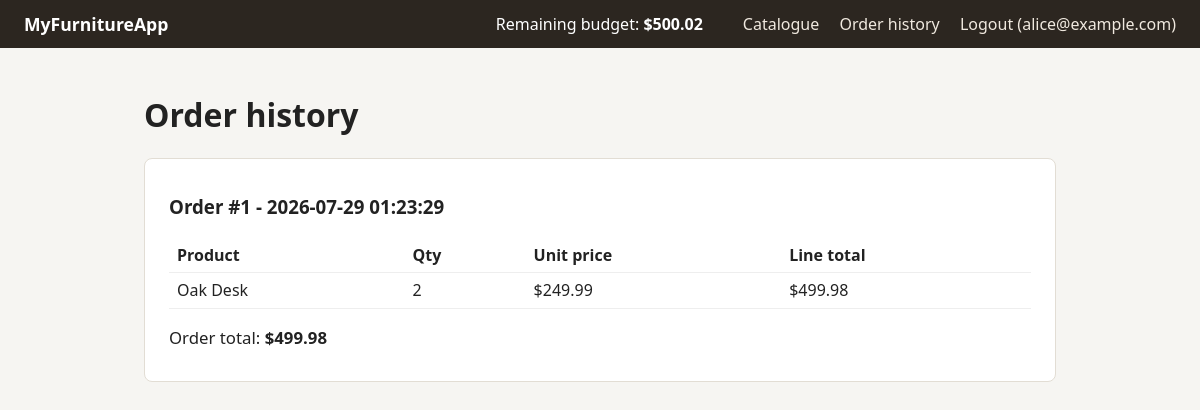
/orders (signed in), run on the app's committed database.
### tables this page shows
CREATE TABLE users (
    id INTEGER PRIMARY KEY AUTOINCREMENT,
    email TEXT UNIQUE NOT NULL,
    password_hash TEXT NOT NULL,
    budget_total REAL NOT NULL,
    budget_spent REAL NOT NULL DEFAULT 0
);

CREATE TABLE orders (
    id INTEGER PRIMARY KEY AUTOINCREMENT,
    user_id INTEGER NOT NULL,
    created_at TEXT NOT NULL,
    total_amount REAL NOT NULL,
    FOREIGN KEY (user_id) REFERENCES users (id)
);

CREATE TABLE order_items (
    id INTEGER PRIMARY KEY AUTOINCREMENT,
    order_id INTEGER NOT NULL,
    product_id INTEGER NOT NULL,
    quantity INTEGER NOT NULL,
    unit_price REAL NOT NULL,
    FOREIGN KEY (order_id) REFERENCES orders (id),
    FOREIGN KEY (product_id) REFERENCES products (id)
);

CREATE TABLE products (
    id INTEGER PRIMARY KEY AUTOINCREMENT,
    name TEXT NOT NULL,
    description TEXT NOT NULL,
    price REAL NOT NULL,
    image_url TEXT NOT NULL
);

### app.py (the view)
@app.route("/orders")
def orders():
    user = current_user()
    if user is None:
        return redirect(url_for("login"))
    orders_with_items = [
        {"order": order, "items": db.get_items_for_order(order["id"])}
        for order in db.get_orders_for_user(user["id"])
    ]
    remaining_budget = user["budget_total"] - user["budget_spent"]
    return render_template(
        "orders.html", user=user, orders=orders_with_items, remaining_budget=remaining_budget
    )

### app.py (called while the page is built)
def current_user():
    user_id = session.get("user_id")
    if user_id is None:
        return None
    return db.get_user_by_id(user_id)

### db.py (called while the page is built)
def get_db():
    conn = sqlite3.connect(DB_PATH)
    conn.row_factory = sqlite3.Row  # lets us access columns by name, e.g. row["email"]
    return conn

def get_user_by_id(user_id):
    conn = get_db()
    user = conn.execute("SELECT * FROM users WHERE id = ?", (user_id,)).fetchone()
    conn.close()
    return user

def get_orders_for_user(user_id):
    conn = get_db()
    orders = conn.execute(
        "SELECT * FROM orders WHERE user_id = ? ORDER BY created_at DESC", (user_id,)
    ).fetchall()
    conn.close()
    return orders

def get_items_for_order(order_id):
    conn = get_db()
    items = conn.execute(
        "SELECT order_items.*, products.name AS product_name "
        "FROM order_items JOIN products ON order_items.product_id = products.id "
        "WHERE order_id = ?",
        (order_id,),
    ).fetchall()
    conn.close()
    return items

### templates/orders.html
{% extends "base.html" %}
{% block content %}
<h1>Order history</h1>
{% if orders %}
    {% for entry in orders %}
    <div class="order-card">
        <h3>Order #{{ entry['order']['id'] }} - {{ entry['order']['created_at'] }}</h3>
        <table>
            <tr><th>Product</th><th>Qty</th><th>Unit price</th><th>Line total</th></tr>
            {% for item in entry['items'] %}
            <tr>
                <td>{{ item['product_name'] }}</td>
                <td>{{ item['quantity'] }}</td>
                <td>${{ "%.2f"|format(item['unit_price']) }}</td>
                <td>${{ "%.2f"|format(item['unit_price'] * item['quantity']) }}</td>
            </tr>
            {% endfor %}
        </table>
        <p class="cart-total">Order total: <strong>${{ "%.2f"|format(entry['order']['total_amount']) }}</strong></p>
    </div>
    {% endfor %}
{% else %}
    <p>No orders yet - place one from the catalogue page.</p>
{% endif %}
{% endblock %}

### templates/base.html (shortened to what this page needs)
<!doctype html>
<html lang="en">
<head>
    <link rel="stylesheet" href="{{ url_for('static', filename='style.css') }}">
</head>
<body>
    <header class="topbar">
        <div class="brand">MyFurnitureApp</div>
        {% if user %}
            <div class="budget">Remaining budget: <strong>${{ "%.2f"|format(remaining_budget) }}</strong></div>
            <nav>
                <a href="{{ url_for('home') }}">Catalogue</a>
                <a href="{{ url_for('orders') }}">Order history</a>
                <a href="{{ url_for('logout') }}">Logout ({{ user['email'] }})</a>
            </nav>
        {% endif %}
    </header>
    <main>
        {% block content %}{% endblock %}
    </main>
</body>
</html>

### static/style.css (style rules this page uses)
* { box-sizing: border-box; }
body { font-family: system-ui, -apple-system, "Segoe UI", sans-serif; margin: 0; background: #f6f5f2; color: #222; }
.topbar { display: flex; align-items: center; gap: 1.5rem; padding: 0.75rem 1.5rem; background: #2c2620; color: #fff; }
.topbar .brand { font-weight: bold; font-size: 1.1rem; }
.topbar .budget { margin-left: auto; }
.topbar nav a { color: #f0e9df; text-decoration: none; margin-left: 1rem; }
main { max-width: 960px; margin: 0 auto; padding: 1.5rem; }
.cart, .order-card { background: #fff; border: 1px solid #e2ddd4; border-radius: 8px; padding: 1rem 1.5rem; margin-bottom: 1.5rem; }
table { width: 100%; border-collapse: collapse; margin: 0.75rem 0; }
th, td { text-align: left; padding: 0.4rem 0.5rem; border-bottom: 1px solid #eee; }
.cart-total { font-size: 1.05rem; }

### data on the page
users: email "alice@example.com"
orders: order.id "1", order.created_at "2026-07-29 01:23:29", order.total_amount "499.98"
order_items: product_name "Oak Desk", quantity "2", unit_price "249.99", item['unit_price']*item['quantity'] "499.98"

### other printed values
{{ "%.2f"|format(remaining_budget) }} "500.02"
